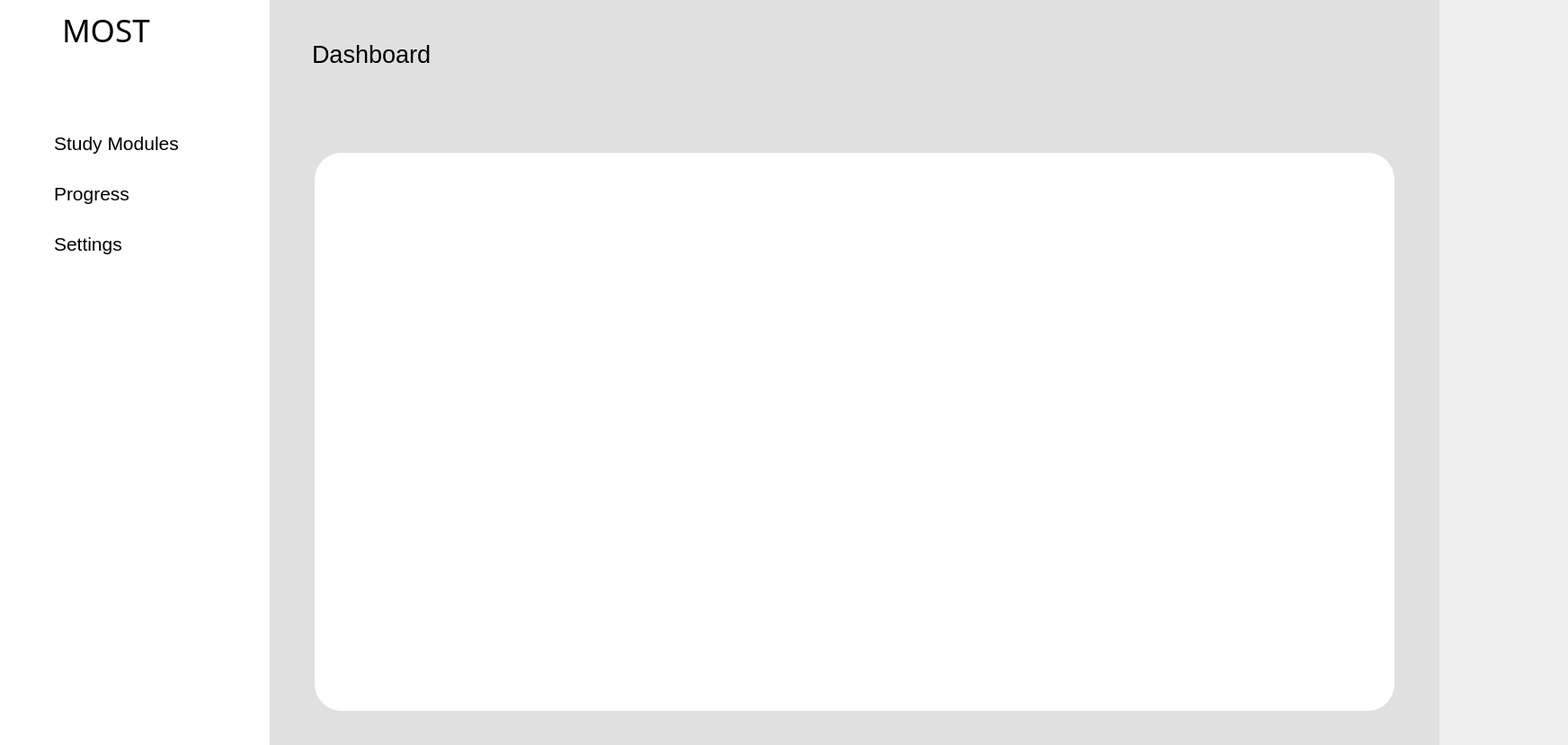
<?xml version="1.0" encoding="UTF-8"?>
<ui version="4.0">
 <class>homePage</class>
 <widget class="QMainWindow" name="homePage">
  <property name="geometry">
   <rect>
    <x>0</x>
    <y>0</y>
    <width>1744</width>
    <height>829</height>
   </rect>
  </property>
  <property name="windowTitle">
   <string>MainWindow</string>
  </property>
  <widget class="QWidget" name="centralwidget">
   <layout class="QHBoxLayout" name="horizontalLayout">
    <property name="spacing">
     <number>0</number>
    </property>
    <property name="leftMargin">
     <number>0</number>
    </property>
    <property name="topMargin">
     <number>0</number>
    </property>
    <property name="rightMargin">
     <number>0</number>
    </property>
    <property name="bottomMargin">
     <number>0</number>
    </property>
    <item>
     <widget class="QWidget" name="widget" native="true">
      <property name="maximumSize">
       <size>
        <width>300</width>
        <height>16777215</height>
       </size>
      </property>
      <property name="styleSheet">
       <string notr="true">background-color: white;</string>
      </property>
      <layout class="QVBoxLayout" name="verticalLayout">
       <property name="leftMargin">
        <number>30</number>
       </property>
       <property name="rightMargin">
        <number>30</number>
       </property>
       <item>
        <widget class="QLabel" name="lblMost">
         <property name="maximumSize">
          <size>
           <width>16777215</width>
           <height>100</height>
          </size>
         </property>
         <property name="font">
          <font>
           <family>Sans Serif Collection</family>
           <pointsize>26</pointsize>
           <bold>false</bold>
           <underline>false</underline>
           <kerning>true</kerning>
          </font>
         </property>
         <property name="styleSheet">
          <string notr="true">color: black;
padding-left: 30px;</string>
         </property>
         <property name="text">
          <string>MOST</string>
         </property>
         <property name="alignment">
          <set>Qt::AlignmentFlag::AlignLeading|Qt::AlignmentFlag::AlignLeft|Qt::AlignmentFlag::AlignVCenter</set>
         </property>
         <property name="margin">
          <number>15</number>
         </property>
        </widget>
       </item>
       <item>
        <spacer name="verticalSpacer_2">
         <property name="orientation">
          <enum>Qt::Orientation::Vertical</enum>
         </property>
         <property name="sizeType">
          <enum>QSizePolicy::Policy::Fixed</enum>
         </property>
         <property name="sizeHint" stdset="0">
          <size>
           <width>20</width>
           <height>70</height>
          </size>
         </property>
        </spacer>
       </item>
       <item>
        <widget class="QPushButton" name="btnStudyModules">
         <property name="minimumSize">
          <size>
           <width>1</width>
           <height>50</height>
          </size>
         </property>
         <property name="font">
          <font>
           <pointsize>16</pointsize>
          </font>
         </property>
         <property name="layoutDirection">
          <enum>Qt::LayoutDirection::LeftToRight</enum>
         </property>
         <property name="styleSheet">
          <string notr="true">

QPushButton {
	background-color: transparent;
	border: none;
	color: black;
	border-radius: 10px;
	text-align: left;
	padding-left: 30px;
}

QPushButton:hover {
	background-color: rgba(100, 100, 100, 0.2);
	border: 1px solid #888888;
}

QPushButton:pressed {
	background-color: rgba(100, 100, 100, 0.4);
	border: 1px solid #444444;
}
</string>
         </property>
         <property name="text">
          <string>Study Modules</string>
         </property>
         <property name="icon">
          <iconset>
           <normaloff>Icons/modules.png</normaloff>Icons/modules.png</iconset>
         </property>
         <property name="iconSize">
          <size>
           <width>24</width>
           <height>24</height>
          </size>
         </property>
        </widget>
       </item>
       <item>
        <widget class="QPushButton" name="btnProgress">
         <property name="minimumSize">
          <size>
           <width>1</width>
           <height>50</height>
          </size>
         </property>
         <property name="font">
          <font>
           <pointsize>16</pointsize>
          </font>
         </property>
         <property name="styleSheet">
          <string notr="true">

QPushButton {
	background-color: transparent;
	border: none;
	color: black;
	border-radius: 10px;
	text-align: left;
	padding-left: 30px;
}

QPushButton:hover {
	background-color: rgba(100, 100, 100, 0.2);
	border: 1px solid #888888;
}

QPushButton:pressed {
	background-color: rgba(100, 100, 100, 0.4);
	border: 1px solid #444444;
}
</string>
         </property>
         <property name="text">
          <string>Progress</string>
         </property>
         <property name="icon">
          <iconset>
           <normaloff>Icons/progress.png</normaloff>Icons/progress.png</iconset>
         </property>
         <property name="iconSize">
          <size>
           <width>24</width>
           <height>24</height>
          </size>
         </property>
        </widget>
       </item>
       <item>
        <widget class="QPushButton" name="btnSettings">
         <property name="minimumSize">
          <size>
           <width>0</width>
           <height>50</height>
          </size>
         </property>
         <property name="font">
          <font>
           <pointsize>16</pointsize>
          </font>
         </property>
         <property name="styleSheet">
          <string notr="true">

QPushButton {
	background-color: transparent;
	border: none;
	color: black;
	border-radius: 10px;
	text-align: left;
	padding-left: 30px;
}

QPushButton:hover {
	background-color: rgba(100, 100, 100, 0.2);
	border: 1px solid #888888;
}

QPushButton:pressed {
	background-color: rgba(100, 100, 100, 0.4);
	border: 1px solid #444444;
}
</string>
         </property>
         <property name="text">
          <string>Settings</string>
         </property>
         <property name="icon">
          <iconset>
           <normaloff>Icons/settings.png</normaloff>Icons/settings.png</iconset>
         </property>
         <property name="iconSize">
          <size>
           <width>24</width>
           <height>24</height>
          </size>
         </property>
        </widget>
       </item>
       <item>
        <spacer name="verticalSpacer">
         <property name="orientation">
          <enum>Qt::Orientation::Vertical</enum>
         </property>
         <property name="sizeType">
          <enum>QSizePolicy::Policy::Expanding</enum>
         </property>
         <property name="sizeHint" stdset="0">
          <size>
           <width>20</width>
           <height>600</height>
          </size>
         </property>
        </spacer>
       </item>
      </layout>
     </widget>
    </item>
    <item>
     <widget class="QWidget" name="widget_2" native="true">
      <widget class="QWidget" name="verticalLayoutWidget">
       <property name="geometry">
        <rect>
         <x>0</x>
         <y>0</y>
         <width>1301</width>
         <height>831</height>
        </rect>
       </property>
       <layout class="QVBoxLayout" name="verticalLayout_2">
        <item>
         <widget class="QWidget" name="widget_3" native="true">
          <property name="styleSheet">
           <string notr="true">
background-color: #E0E0E0;
</string>
          </property>
          <widget class="QWidget" name="verticalLayoutWidget_2">
           <property name="geometry">
            <rect>
             <x>0</x>
             <y>0</y>
             <width>1301</width>
             <height>121</height>
            </rect>
           </property>
           <layout class="QVBoxLayout" name="verticalLayout_3">
            <item>
             <widget class="QLabel" name="lblDashboard">
              <property name="font">
               <font>
                <pointsize>20</pointsize>
                <bold>false</bold>
               </font>
              </property>
              <property name="styleSheet">
               <string notr="true">QLabel {
	color: black;
	padding-left: 40px;
}</string>
              </property>
              <property name="text">
               <string>Dashboard</string>
              </property>
             </widget>
            </item>
           </layout>
          </widget>
          <widget class="QWidget" name="verticalLayoutWidget_3">
           <property name="geometry">
            <rect>
             <x>50</x>
             <y>170</y>
             <width>1201</width>
             <height>621</height>
            </rect>
           </property>
           <layout class="QVBoxLayout" name="verticalLayout_4">
            <item>
             <widget class="QWidget" name="widget_4" native="true">
              <property name="styleSheet">
               <string notr="true">
QWidget {
	background-color: white;
	border-radius: 30px;
}
</string>
              </property>
             </widget>
            </item>
           </layout>
          </widget>
         </widget>
        </item>
       </layout>
      </widget>
     </widget>
    </item>
   </layout>
  </widget>
 </widget>
 <resources/>
 <connections/>
</ui>
